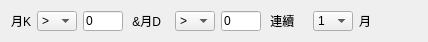
       <widget class="QWidget" name="widget_3" native="true">
        <property name="geometry">
         <rect>
          <x>0</x>
          <y>80</y>
          <width>428</width>
          <height>41</height>
         </rect>
        </property>
        <layout class="QHBoxLayout" name="horizontalLayout_106">
         <item>
          <layout class="QHBoxLayout" name="horizontalLayout_20">
           <item>
            <widget class="QLabel" name="label_51">
             <property name="text">
              <string>月K</string>
             </property>
            </widget>
           </item>
           <item>
            <widget class="QComboBox" name="comboBox_13">
             <property name="sizePolicy">
              <sizepolicy hsizetype="Preferred" vsizetype="Fixed">
               <horstretch>0</horstretch>
               <verstretch>0</verstretch>
              </sizepolicy>
             </property>
             <property name="minimumSize">
              <size>
               <width>40</width>
               <height>20</height>
              </size>
             </property>
             <property name="maximumSize">
              <size>
               <width>40</width>
               <height>20</height>
              </size>
             </property>
             <item>
              <property name="text">
               <string>&gt;</string>
              </property>
             </item>
             <item>
              <property name="text">
               <string>&gt;=</string>
              </property>
             </item>
             <item>
              <property name="text">
               <string>&lt;</string>
              </property>
             </item>
             <item>
              <property name="text">
               <string>&lt;=</string>
              </property>
             </item>
             <item>
              <property name="text">
               <string>&lt;&gt;</string>
              </property>
             </item>
             <item>
              <property name="text">
               <string>=</string>
              </property>
             </item>
            </widget>
           </item>
           <item>
            <widget class="QLineEdit" name="lineEdit_6">
             <property name="sizePolicy">
              <sizepolicy hsizetype="Expanding" vsizetype="Fixed">
               <horstretch>0</horstretch>
               <verstretch>0</verstretch>
              </sizepolicy>
             </property>
             <property name="minimumSize">
              <size>
               <width>40</width>
               <height>20</height>
              </size>
             </property>
             <property name="maximumSize">
              <size>
               <width>40</width>
               <height>20</height>
              </size>
             </property>
             <property name="text">
              <string>0</string>
             </property>
            </widget>
           </item>
           <item>
            <widget class="QLabel" name="label_34">
             <property name="minimumSize">
              <size>
               <width>40</width>
               <height>20</height>
              </size>
             </property>
             <property name="maximumSize">
              <size>
               <width>40</width>
               <height>20</height>
              </size>
             </property>
             <property name="text">
              <string> &amp;月D</string>
             </property>
            </widget>
           </item>
           <item>
            <widget class="QComboBox" name="comboBox_14">
             <property name="minimumSize">
              <size>
               <width>40</width>
               <height>20</height>
              </size>
             </property>
             <property name="maximumSize">
              <size>
               <width>40</width>
               <height>20</height>
              </size>
             </property>
             <item>
              <property name="text">
               <string>&gt;</string>
              </property>
             </item>
             <item>
              <property name="text">
               <string>&gt;=</string>
              </property>
             </item>
             <item>
              <property name="text">
               <string>&lt;</string>
              </property>
             </item>
             <item>
              <property name="text">
               <string>&lt;=</string>
              </property>
             </item>
             <item>
              <property name="text">
               <string>&lt;&gt;</string>
              </property>
             </item>
             <item>
              <property name="text">
               <string>=</string>
              </property>
             </item>
            </widget>
           </item>
           <item>
            <widget class="QLineEdit" name="lineEdit_7">
             <property name="minimumSize">
              <size>
               <width>40</width>
               <height>20</height>
              </size>
             </property>
             <property name="maximumSize">
              <size>
               <width>40</width>
               <height>20</height>
              </size>
             </property>
             <property name="text">
              <string>0</string>
             </property>
            </widget>
           </item>
           <item>
            <widget class="QLabel" name="label_35">
             <property name="minimumSize">
              <size>
               <width>40</width>
               <height>20</height>
              </size>
             </property>
             <property name="maximumSize">
              <size>
               <width>40</width>
               <height>20</height>
              </size>
             </property>
             <property name="text">
              <string> 連續</string>
             </property>
            </widget>
           </item>
           <item>
            <widget class="QComboBox" name="comboBox_15">
             <property name="sizePolicy">
              <sizepolicy hsizetype="Preferred" vsizetype="Fixed">
               <horstretch>0</horstretch>
               <verstretch>0</verstretch>
              </sizepolicy>
             </property>
             <property name="minimumSize">
              <size>
               <width>40</width>
               <height>20</height>
              </size>
             </property>
             <property name="maximumSize">
              <size>
               <width>40</width>
               <height>20</height>
              </size>
             </property>
             <item>
              <property name="text">
               <string>1</string>
              </property>
             </item>
             <item>
              <property name="text">
               <string>2</string>
              </property>
             </item>
             <item>
              <property name="text">
               <string>3</string>
              </property>
             </item>
             <item>
              <property name="text">
               <string>4</string>
              </property>
             </item>
             <item>
              <property name="text">
               <string>5</string>
              </property>
             </item>
             <item>
              <property name="text">
               <string>6</string>
              </property>
             </item>
             <item>
              <property name="text">
               <string>7</string>
              </property>
             </item>
             <item>
              <property name="text">
               <string>8</string>
              </property>
             </item>
             <item>
              <property name="text">
               <string>9</string>
              </property>
             </item>
             <item>
              <property name="text">
               <string>10</string>
              </property>
             </item>
            </widget>
           </item>
           <item>
            <widget class="QLabel" name="label_36">
             <property name="minimumSize">
              <size>
               <width>40</width>
               <height>20</height>
              </size>
             </property>
             <property name="maximumSize">
              <size>
               <width>40</width>
               <height>20</height>
              </size>
             </property>
             <property name="text">
              <string>月</string>
             </property>
            </widget>
           </item>
          </layout>
         </item>
         <item>
          <spacer name="horizontalSpacer_21">
           <property name="orientation">
            <enum>Qt::Horizontal</enum>
           </property>
           <property name="sizeHint" stdset="0">
            <size>
             <width>40</width>
             <height>20</height>
            </size>
           </property>
          </spacer>
         </item>
        </layout>
       </widget>
